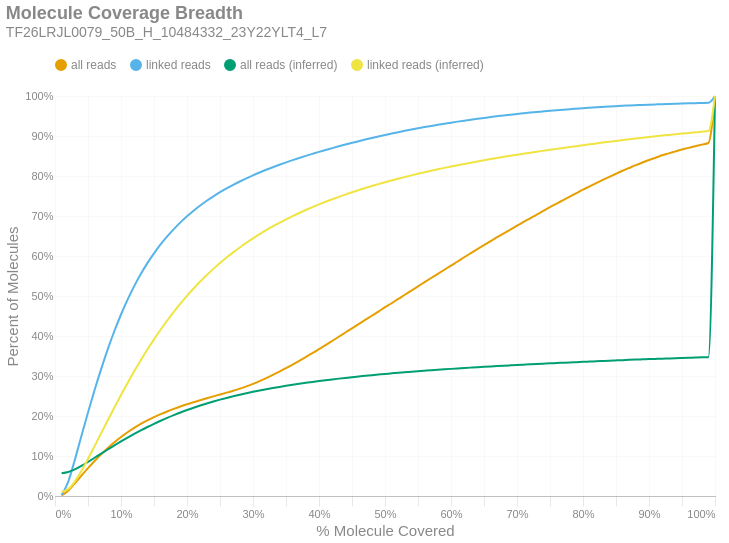

Notebook cell for this chart:
### Markdown cell above
### Molecule Read Coverage
This chart shows molecule coverage breadth as computed by the number of bases aligned to that molecule. In other words, "*how much of each unique long molecule is actually sequenced/aligned?*" Keep in mind there is a distinction between sequences and alignments, since some sequences belonging to a particular molecule may not align well and wouldn't appear in the alignment data. This chart also shows molecule coverage breadth as computed by the *inferred fragment* from which the aligned sequences originate. Unlike read coverage, this calculation takes into account the total insert size, including unsequenced gaps between the forward and reverse reads. Like the previous figures, these are cumulative percents.

### Code cell
if SKIPLR:
    print_html(f"Skipped")
else:
    binned_df = consolidated_hist(valids['coverage_bp'], mask, 0.01, True)
    binned_df_inf = consolidated_hist(valids['coverage_inserts'], mask, 0.01, True)
    binned_df = binned_df.with_columns(pl.lit(binned_df_inf['all reads (cumsum)']).alias('all reads (inferred)'))
    binned_df = binned_df.with_columns(pl.lit(binned_df_inf['linked reads (cumsum)']).alias('linked reads (inferred)'))
    binned_df = binned_df.with_columns(
        (pl.col('bin').cast(pl.Float64) + 0.01).alias('right_edge')
    )

    with SafeRender(binned_df):
        (
            density_plot(binned_df, 'Molecule Coverage Breadth', samplename, 'molcov', ['all reads (inferred)','linked reads (inferred)'])
            .encode(
                #x=alt.X('bin:Q', title="% Molecule Covered").axis(format = '%').scale(padding=0),
                x=alt.X('right_edge:Q', title="% Molecule Covered").axis(format='%').scale(padding=0),
                y=alt.Y('value:Q', title='Percent of Molecules')
                    .axis(format='%')
                    .stack(False)
                    .scale(domainMin=0, padding=0),
                color=alt.Color("key:N").scale(domain = ["all reads", "linked reads", "all reads (inferred)", "linked reads (inferred)"]),
                tooltip = [
                    alt.Tooltip("key:N", title = "Data Type"),
                    alt.Tooltip("range_label:N", title="% Molecule Covered"),
                    alt.Tooltip("value:Q", format = ".2%", title="% Molecules")
                ]
            )
        ).display()

### Figure 1 — Vega-Lite specification as saved in the notebook (floating-point values rounded to 4 significant figures)
{"width": "container", "height": 400, "config": {"title": {"anchor": "start", "dy": -15, "fontSize": 18, "color": "#888888", "subtitleColor": "#888888", "subtitleFontSize": 14}, "arc": {"fill": "#0072B2"}, "axis": {"domainColor": "#888888", "domainWidth": 0.5, "gridWidth": 0.2, "grid": false, "titleFontWeight": 400, "titleFontSize": 15, "labelFontSize": 11, "labelColor": "#888888", "tickColor": "#888888", "tickWidth": 0.2, "titleColor": "#888888"}, "axisBand": {"grid": false}, "axisX": {"grid": true, "tickSize": 10, "domainCap": "round"}, "axisY": {"domain": false, "grid": true, "tickSize": 0, "domainCap": "round"}, "background": "transparent", "header": {"labelFontSize": 15, "labelColor": "#888888", "titleFontSize": 15, "titleFontWeight": 600, "titleColor": "#888888"}, "legend": {"labelFont": "sans-serif", "labelFontSize": 12, "labelColor": "#888888", "symbolSize": 100, "symbolType": "circle", "titleFontSize": 12, "titlePadding": 10, "titleColor": "#888888", "title": null, "orient": "top"}, "range": {"category": ["#E69F00", "#56B4E9", "#009E73", "#F0E442", "#0072B2", "#D55E00", "#CC79A7", "#000000"], "diverging": ["#cfe8f3", "#a2d4ec", "#73bfe2", "#46abdb", "#1696d2", "#12719e"]}, "area": {"fill": "#0072B2", "fillOpacity": 0.7, "line": true, "strokeOpacity": 0.7}, "line": {"color": "#0072B2", "stroke": "#0072B2", "strokeWidth": 2}, "trail": {"color": "#0072B2", "stroke": "#0072B2", "strokeWidth": 0, "size": 1}, "point": {"filled": true, "fillOpacity": 1.0, "size": 95}, "text": {"color": "#888888", "fontSize": 11, "align": "right", "fontWeight": 400, "size": 11}, "bar": {"fill": "#0072B2", "stroke": null}, "view": {"stroke": null, "continuousWidth": 660, "continuousHeight": 400}}, "data": {"name": "data-0806fb9296ad1917a53f7c04c0b97c8c"}, "mark": {"type": "line", "interpolate": "monotone", "point": {"opacity": 0, "size": 275}}, "encoding": {"color": {"field": "key", "scale": {"domain": ["all reads", "linked reads", "all reads (inferred)", "linked reads (inferred)"]}, "type": "nominal"}, "tooltip": [{"field": "key", "title": "Data Type", "type": "nominal"}, {"field": "range_label", "title": "% Molecule Covered", "type": "nominal"}, {"field": "value", "format": ".2%", "title": "% Molecules", "type": "quantitative"}], "x": {"axis": {"format": "%"}, "field": "right_edge", "scale": {"padding": 0}, "title": "% Molecule Covered", "type": "quantitative"}, "y": {"axis": {"format": "%"}, "field": "value", "scale": {"domainMin": 0, "padding": 0}, "stack": false, "title": "Percent of Molecules", "type": "quantitative"}}, "params": [{"name": "param_c36ac31b6afebe62", "select": {"type": "point", "fields": ["key"]}, "bind": "legend"}], "title": {"text": "Molecule Coverage Breadth", "subtitle": "TF26LRJL0079_50B_H_10484332_23Y22YLT4_L7"}, "transform": [{"fold": ["all reads (cumsum)", "linked reads (cumsum)", "all reads (inferred)", "linked reads (inferred)"]}, {"calculate": "replace(datum.key, ' (cumsum)', '')", "as": "key"}, {"filter": {"param": "param_c36ac31b6afebe62"}}], "usermeta": {"embedOptions": {"downloadFileName": "TF26LRJL0079_50B_H_10484332_23Y22YLT4_L7.molcov"}}, "$schema": "https://vega.github.io/schema/vega-lite/v6.4.1.json", "datasets": {"data-0806fb9296ad1917a53f7c04c0b97c8c": [{"bin": "0.0", "interval": "0.0-0.01", "all reads": 0.001295, "linked reads": 0.002507, "all reads (cumsum)": 0.001295, "linked reads (cumsum)": 0.002507, "range_label": "0.0-0.01", "all reads (inferred)": 0.05704, "linked reads (inferred)": 0.00986, "right_edge": 0.01}, {"bin": "0.01", "interval": "0.01-0.02", "all reads": 0.01179, "linked reads": 0.03303, "all reads (cumsum)": 0.01309, "linked reads (cumsum)": 0.03554, "range_label": "0.01-0.02", "all reads (inferred)": 0.06009, "linked reads (inferred)": 0.01731, "right_edge": 0.02}, {"bin": "0.02", "interval": "0.02-0.03", "all reads": 0.01826, "linked reads": 0.05456, "all reads (cumsum)": 0.03135, "linked reads (cumsum)": 0.0901, "range_label": "0.02-0.03", "all reads (inferred)": 0.06658, "linked reads (inferred)": 0.03602, "right_edge": 0.03}, {"bin": "0.03", "interval": "0.03-0.04", "all reads": 0.01941, "linked reads": 0.05993, "all reads (cumsum)": 0.05076, "linked reads (cumsum)": 0.15, "range_label": "0.03-0.04", "all reads (inferred)": 0.07531, "linked reads (inferred)": 0.06238, "right_edge": 0.04}, {"bin": "0.04", "interval": "0.04-0.05", "all reads": 0.01881, "linked reads": 0.0586, "all reads (cumsum)": 0.06957, "linked reads (cumsum)": 0.2086, "range_label": "0.04-0.05", "all reads (inferred)": 0.08524, "linked reads (inferred)": 0.09268, "right_edge": 0.05}, {"bin": "0.05", "interval": "0.05-0.06", "all reads": 0.01798, "linked reads": 0.05635, "all reads (cumsum)": 0.08756, "linked reads (cumsum)": 0.265, "range_label": "0.05-0.06", "all reads (inferred)": 0.0956, "linked reads (inferred)": 0.1247, "right_edge": 0.06}, {"bin": "0.06", "interval": "0.06-0.07", "all reads": 0.0168, "linked reads": 0.05274, "all reads (cumsum)": 0.1044, "linked reads (cumsum)": 0.3177, "range_label": "0.06-0.07", "all reads (inferred)": 0.106, "linked reads (inferred)": 0.1572, "right_edge": 0.07}, {"bin": "0.07", "interval": "0.07-0.08", "all reads": 0.01573, "linked reads": 0.04956, "all reads (cumsum)": 0.1201, "linked reads (cumsum)": 0.3673, "range_label": "0.07-0.08", "all reads (inferred)": 0.1163, "linked reads (inferred)": 0.1894, "right_edge": 0.08}, {"bin": "0.08", "interval": "0.08-0.09", "all reads": 0.01437, "linked reads": 0.0452, "all reads (cumsum)": 0.1345, "linked reads (cumsum)": 0.4125, "range_label": "0.08-0.09", "all reads (inferred)": 0.1265, "linked reads (inferred)": 0.2213, "right_edge": 0.09}, {"bin": "0.09", "interval": "0.09-0.1", "all reads": 0.01313, "linked reads": 0.04125, "all reads (cumsum)": 0.1476, "linked reads (cumsum)": 0.4537, "range_label": "0.09-0.1", "all reads (inferred)": 0.1364, "linked reads (inferred)": 0.2523, "right_edge": 0.1}, {"bin": "0.1", "interval": "0.1-0.11", "all reads": 0.01191, "linked reads": 0.03729, "all reads (cumsum)": 0.1595, "linked reads (cumsum)": 0.491, "range_label": "0.1-0.11", "all reads (inferred)": 0.1459, "linked reads (inferred)": 0.2824, "right_edge": 0.11}, {"bin": "0.11", "interval": "0.11-0.12", "all reads": 0.01079, "linked reads": 0.03365, "all reads (cumsum)": 0.1703, "linked reads (cumsum)": 0.5247, "range_label": "0.11-0.12", "all reads (inferred)": 0.1552, "linked reads (inferred)": 0.3116, "right_edge": 0.12}, {"bin": "0.12", "interval": "0.12-0.13", "all reads": 0.009788, "linked reads": 0.0303, "all reads (cumsum)": 0.1801, "linked reads (cumsum)": 0.555, "range_label": "0.12-0.13", "all reads (inferred)": 0.164, "linked reads (inferred)": 0.3395, "right_edge": 0.13}, {"bin": "0.13", "interval": "0.13-0.14", "all reads": 0.008885, "linked reads": 0.02728, "all reads (cumsum)": 0.189, "linked reads (cumsum)": 0.5822, "range_label": "0.13-0.14", "all reads (inferred)": 0.1725, "linked reads (inferred)": 0.3662, "right_edge": 0.14}, {"bin": "0.14", "interval": "0.14-0.15", "all reads": 0.008084, "linked reads": 0.02445, "all reads (cumsum)": 0.197, "linked reads (cumsum)": 0.6067, "range_label": "0.14-0.15", "all reads (inferred)": 0.1805, "linked reads (inferred)": 0.3915, "right_edge": 0.15}, {"bin": "0.15", "interval": "0.15-0.16", "all reads": 0.007453, "linked reads": 0.02224, "all reads (cumsum)": 0.2045, "linked reads (cumsum)": 0.6289, "range_label": "0.15-0.16", "all reads (inferred)": 0.1882, "linked reads (inferred)": 0.4158, "right_edge": 0.16}, {"bin": "0.16", "interval": "0.16-0.17", "all reads": 0.006832, "linked reads": 0.02007, "all reads (cumsum)": 0.2113, "linked reads (cumsum)": 0.649, "range_label": "0.16-0.17", "all reads (inferred)": 0.1954, "linked reads (inferred)": 0.4388, "right_edge": 0.17}, {"bin": "0.17", "interval": "0.17-0.18", "all reads": 0.006362, "linked reads": 0.01832, "all reads (cumsum)": 0.2177, "linked reads (cumsum)": 0.6673, "range_label": "0.17-0.18", "all reads (inferred)": 0.2023, "linked reads (inferred)": 0.4605, "right_edge": 0.18}, {"bin": "0.18", "interval": "0.18-0.19", "all reads": 0.005959, "linked reads": 0.01678, "all reads (cumsum)": 0.2237, "linked reads (cumsum)": 0.6841, "range_label": "0.18-0.19", "all reads (inferred)": 0.2088, "linked reads (inferred)": 0.4811, "right_edge": 0.19}, {"bin": "0.19", "interval": "0.19-0.2", "all reads": 0.005593, "linked reads": 0.01531, "all reads (cumsum)": 0.2292, "linked reads (cumsum)": 0.6994, "range_label": "0.19-0.2", "all reads (inferred)": 0.215, "linked reads (inferred)": 0.5005, "right_edge": 0.2}, {"bin": "0.2", "interval": "0.2-0.21", "all reads": 0.005193, "linked reads": 0.01389, "all reads (cumsum)": 0.2344, "linked reads (cumsum)": 0.7133, "range_label": "0.2-0.21", "all reads (inferred)": 0.2207, "linked reads (inferred)": 0.5188, "right_edge": 0.21}, {"bin": "0.21", "interval": "0.21-0.22", "all reads": 0.005009, "linked reads": 0.01294, "all reads (cumsum)": 0.2394, "linked reads (cumsum)": 0.7262, "range_label": "0.21-0.22", "all reads (inferred)": 0.2262, "linked reads (inferred)": 0.5361, "right_edge": 0.22}, {"bin": "0.22", "interval": "0.22-0.23", "all reads": 0.004829, "linked reads": 0.01188, "all reads (cumsum)": 0.2443, "linked reads (cumsum)": 0.7381, "range_label": "0.22-0.23", "all reads (inferred)": 0.2314, "linked reads (inferred)": 0.5524, "right_edge": 0.23}, {"bin": "0.23", "interval": "0.23-0.24", "all reads": 0.004764, "linked reads": 0.01103, "all reads (cumsum)": 0.249, "linked reads (cumsum)": 0.7491, "range_label": "0.23-0.24", "all reads (inferred)": 0.2363, "linked reads (inferred)": 0.5678, "right_edge": 0.24}, {"bin": "0.24", "interval": "0.24-0.25", "all reads": 0.004721, "linked reads": 0.01031, "all reads (cumsum)": 0.2538, "linked reads (cumsum)": 0.7595, "range_label": "0.24-0.25", "all reads (inferred)": 0.2409, "linked reads (inferred)": 0.5824, "right_edge": 0.25}, {"bin": "0.25", "interval": "0.25-0.26", "all reads": 0.004598, "linked reads": 0.009451, "all reads (cumsum)": 0.2584, "linked reads (cumsum)": 0.7689, "range_label": "0.25-0.26", "all reads (inferred)": 0.2452, "linked reads (inferred)": 0.596, "right_edge": 0.26}, {"bin": "0.26", "interval": "0.26-0.27", "all reads": 0.004829, "linked reads": 0.008941, "all reads (cumsum)": 0.2632, "linked reads (cumsum)": 0.7778, "range_label": "0.26-0.27", "all reads (inferred)": 0.2493, "linked reads (inferred)": 0.609, "right_edge": 0.27}, {"bin": "0.27", "interval": "0.27-0.28", "all reads": 0.005164, "linked reads": 0.008424, "all reads (cumsum)": 0.2684, "linked reads (cumsum)": 0.7863, "range_label": "0.27-0.28", "all reads (inferred)": 0.2532, "linked reads (inferred)": 0.6214, "right_edge": 0.28}, {"bin": "0.28", "interval": "0.28-0.29", "all reads": 0.005682, "linked reads": 0.007985, "all reads (cumsum)": 0.274, "linked reads (cumsum)": 0.7943, "range_label": "0.28-0.29", "all reads (inferred)": 0.2569, "linked reads (inferred)": 0.633, "right_edge": 0.29}, {"bin": "0.29", "interval": "0.29-0.3", "all reads": 0.006209, "linked reads": 0.007437, "all reads (cumsum)": 0.2802, "linked reads (cumsum)": 0.8017, "range_label": "0.29-0.3", "all reads (inferred)": 0.2604, "linked reads (inferred)": 0.6441, "right_edge": 0.3}, {"bin": "0.3", "interval": "0.3-0.31", "all reads": 0.006925, "linked reads": 0.007152, "all reads (cumsum)": 0.2872, "linked reads (cumsum)": 0.8088, "range_label": "0.3-0.31", "all reads (inferred)": 0.2637, "linked reads (inferred)": 0.6546, "right_edge": 0.31}, {"bin": "0.31", "interval": "0.31-0.32", "all reads": 0.007625, "linked reads": 0.006777, "all reads (cumsum)": 0.2948, "linked reads (cumsum)": 0.8156, "range_label": "0.31-0.32", "all reads (inferred)": 0.2669, "linked reads (inferred)": 0.6645, "right_edge": 0.32}, {"bin": "0.32", "interval": "0.32-0.33", "all reads": 0.008035, "linked reads": 0.006337, "all reads (cumsum)": 0.3028, "linked reads (cumsum)": 0.822, "range_label": "0.32-0.33", "all reads (inferred)": 0.2699, "linked reads (inferred)": 0.674, "right_edge": 0.33}, {"bin": "0.33", "interval": "0.33-0.34", "all reads": 0.008241, "linked reads": 0.006103, "all reads (cumsum)": 0.3111, "linked reads (cumsum)": 0.8281, "range_label": "0.33-0.34", "all reads (inferred)": 0.2728, "linked reads (inferred)": 0.683, "right_edge": 0.34}, {"bin": "0.34", "interval": "0.34-0.35", "all reads": 0.008561, "linked reads": 0.005817, "all reads (cumsum)": 0.3196, "linked reads (cumsum)": 0.8339, "range_label": "0.34-0.35", "all reads (inferred)": 0.2755, "linked reads (inferred)": 0.6915, "right_edge": 0.35}, {"bin": "0.35", "interval": "0.35-0.36", "all reads": 0.009025, "linked reads": 0.005689, "all reads (cumsum)": 0.3287, "linked reads (cumsum)": 0.8396, "range_label": "0.35-0.36", "all reads (inferred)": 0.2781, "linked reads (inferred)": 0.6997, "right_edge": 0.36}, {"bin": "0.36", "interval": "0.36-0.37", "all reads": 0.009257, "linked reads": 0.005428, "all reads (cumsum)": 0.3379, "linked reads (cumsum)": 0.845, "range_label": "0.36-0.37", "all reads (inferred)": 0.2805, "linked reads (inferred)": 0.7075, "right_edge": 0.37}, {"bin": "0.37", "interval": "0.37-0.38", "all reads": 0.009466, "linked reads": 0.005254, "all reads (cumsum)": 0.3474, "linked reads (cumsum)": 0.8502, "range_label": "0.37-0.38", "all reads (inferred)": 0.2829, "linked reads (inferred)": 0.7149, "right_edge": 0.38}, {"bin": "0.38", "interval": "0.38-0.39", "all reads": 0.009612, "linked reads": 0.005058, "all reads (cumsum)": 0.357, "linked reads (cumsum)": 0.8553, "range_label": "0.38-0.39", "all reads (inferred)": 0.2852, "linked reads (inferred)": 0.7221, "right_edge": 0.39}, {"bin": "0.39", "interval": "0.39-0.4", "all reads": 0.01003, "linked reads": 0.004961, "all reads (cumsum)": 0.367, "linked reads (cumsum)": 0.8603, "range_label": "0.39-0.4", "all reads (inferred)": 0.2874, "linked reads (inferred)": 0.729, "right_edge": 0.4}, {"bin": "0.4", "interval": "0.4-0.41", "all reads": 0.01002, "linked reads": 0.004678, "all reads (cumsum)": 0.377, "linked reads (cumsum)": 0.8649, "range_label": "0.4-0.41", "all reads (inferred)": 0.2895, "linked reads (inferred)": 0.7355, "right_edge": 0.41}, {"bin": "0.41", "interval": "0.41-0.42", "all reads": 0.01049, "linked reads": 0.004746, "all reads (cumsum)": 0.3875, "linked reads (cumsum)": 0.8697, "range_label": "0.41-0.42", "all reads (inferred)": 0.2915, "linked reads (inferred)": 0.7418, "right_edge": 0.42}, {"bin": "0.42", "interval": "0.42-0.43", "all reads": 0.01064, "linked reads": 0.00455, "all reads (cumsum)": 0.3982, "linked reads (cumsum)": 0.8742, "range_label": "0.42-0.43", "all reads (inferred)": 0.2934, "linked reads (inferred)": 0.7479, "right_edge": 0.43}, {"bin": "0.43", "interval": "0.43-0.44", "all reads": 0.01053, "linked reads": 0.004417, "all reads (cumsum)": 0.4087, "linked reads (cumsum)": 0.8787, "range_label": "0.43-0.44", "all reads (inferred)": 0.2953, "linked reads (inferred)": 0.7537, "right_edge": 0.44}, {"bin": "0.44", "interval": "0.44-0.45", "all reads": 0.01054, "linked reads": 0.004244, "all reads (cumsum)": 0.4192, "linked reads (cumsum)": 0.8829, "range_label": "0.44-0.45", "all reads (inferred)": 0.2971, "linked reads (inferred)": 0.7593, "right_edge": 0.45}, {"bin": "0.45", "interval": "0.45-0.46", "all reads": 0.01045, "linked reads": 0.004208, "all reads (cumsum)": 0.4297, "linked reads (cumsum)": 0.8871, "range_label": "0.45-0.46", "all reads (inferred)": 0.2988, "linked reads (inferred)": 0.7647, "right_edge": 0.46}, {"bin": "0.46", "interval": "0.46-0.47", "all reads": 0.01039, "linked reads": 0.004024, "all reads (cumsum)": 0.4401, "linked reads (cumsum)": 0.8911, "range_label": "0.46-0.47", "all reads (inferred)": 0.3005, "linked reads (inferred)": 0.77, "right_edge": 0.47}, {"bin": "0.47", "interval": "0.47-0.48", "all reads": 0.01055, "linked reads": 0.003911, "all reads (cumsum)": 0.4506, "linked reads (cumsum)": 0.895, "range_label": "0.47-0.48", "all reads (inferred)": 0.3021, "linked reads (inferred)": 0.775, "right_edge": 0.48}, {"bin": "0.48", "interval": "0.48-0.49", "all reads": 0.0102, "linked reads": 0.003789, "all reads (cumsum)": 0.4608, "linked reads (cumsum)": 0.8988, "range_label": "0.48-0.49", "all reads (inferred)": 0.3036, "linked reads (inferred)": 0.7797, "right_edge": 0.49}, {"bin": "0.49", "interval": "0.49-0.5", "all reads": 0.01125, "linked reads": 0.003788, "all reads (cumsum)": 0.4721, "linked reads (cumsum)": 0.9026, "range_label": "0.49-0.5", "all reads (inferred)": 0.3052, "linked reads (inferred)": 0.7845, "right_edge": 0.5}, {"bin": "0.5", "interval": "0.5-0.51", "all reads": 0.009728, "linked reads": 0.003486, "all reads (cumsum)": 0.4818, "linked reads (cumsum)": 0.9061, "range_label": "0.5-0.51", "all reads (inferred)": 0.3066, "linked reads (inferred)": 0.789, "right_edge": 0.51}, {"bin": "0.51", "interval": "0.51-0.52", "all reads": 0.01082, "linked reads": 0.003424, "all reads (cumsum)": 0.4926, "linked reads (cumsum)": 0.9095, "range_label": "0.51-0.52", "all reads (inferred)": 0.308, "linked reads (inferred)": 0.7933, "right_edge": 0.52}, {"bin": "0.52", "interval": "0.52-0.53", "all reads": 0.01044, "linked reads": 0.003343, "all reads (cumsum)": 0.5031, "linked reads (cumsum)": 0.9129, "range_label": "0.52-0.53", "all reads (inferred)": 0.3093, "linked reads (inferred)": 0.7975, "right_edge": 0.53}, {"bin": "0.53", "interval": "0.53-0.54", "all reads": 0.01058, "linked reads": 0.003242, "all reads (cumsum)": 0.5137, "linked reads (cumsum)": 0.9161, "range_label": "0.53-0.54", "all reads (inferred)": 0.3107, "linked reads (inferred)": 0.8016, "right_edge": 0.54}, {"bin": "0.54", "interval": "0.54-0.55", "all reads": 0.01033, "linked reads": 0.003131, "all reads (cumsum)": 0.524, "linked reads (cumsum)": 0.9192, "range_label": "0.54-0.55", "all reads (inferred)": 0.312, "linked reads (inferred)": 0.8056, "right_edge": 0.55}, {"bin": "0.55", "interval": "0.55-0.56", "all reads": 0.01065, "linked reads": 0.003026, "all reads (cumsum)": 0.5346, "linked reads (cumsum)": 0.9223, "range_label": "0.55-0.56", "all reads (inferred)": 0.3132, "linked reads (inferred)": 0.8095, "right_edge": 0.56}, {"bin": "0.56", "interval": "0.56-0.57", "all reads": 0.01034, "linked reads": 0.002942, "all reads (cumsum)": 0.545, "linked reads (cumsum)": 0.9252, "range_label": "0.56-0.57", "all reads (inferred)": 0.3144, "linked reads (inferred)": 0.8133, "right_edge": 0.57}, {"bin": "0.57", "interval": "0.57-0.58", "all reads": 0.01016, "linked reads": 0.00278, "all reads (cumsum)": 0.5551, "linked reads (cumsum)": 0.928, "range_label": "0.57-0.58", "all reads (inferred)": 0.3156, "linked reads (inferred)": 0.8168, "right_edge": 0.58}, {"bin": "0.58", "interval": "0.58-0.59", "all reads": 0.01043, "linked reads": 0.002719, "all reads (cumsum)": 0.5656, "linked reads (cumsum)": 0.9307, "range_label": "0.58-0.59", "all reads (inferred)": 0.3167, "linked reads (inferred)": 0.8204, "right_edge": 0.59}, {"bin": "0.59", "interval": "0.59-0.6", "all reads": 0.01056, "linked reads": 0.002681, "all reads (cumsum)": 0.5761, "linked reads (cumsum)": 0.9334, "range_label": "0.59-0.6", "all reads (inferred)": 0.3178, "linked reads (inferred)": 0.8237, "right_edge": 0.6}, {"bin": "0.6", "interval": "0.6-0.61", "all reads": 0.01013, "linked reads": 0.002535, "all reads (cumsum)": 0.5863, "linked reads (cumsum)": 0.9359, "range_label": "0.6-0.61", "all reads (inferred)": 0.3189, "linked reads (inferred)": 0.8271, "right_edge": 0.61}, {"bin": "0.61", "interval": "0.61-0.62", "all reads": 0.01057, "linked reads": 0.002442, "all reads (cumsum)": 0.5968, "linked reads (cumsum)": 0.9384, "range_label": "0.61-0.62", "all reads (inferred)": 0.3199, "linked reads (inferred)": 0.8302, "right_edge": 0.62}, {"bin": "0.62", "interval": "0.62-0.63", "all reads": 0.0102, "linked reads": 0.002372, "all reads (cumsum)": 0.607, "linked reads (cumsum)": 0.9407, "range_label": "0.62-0.63", "all reads (inferred)": 0.3209, "linked reads (inferred)": 0.8333, "right_edge": 0.63}, {"bin": "0.63", "interval": "0.63-0.64", "all reads": 0.01014, "linked reads": 0.002278, "all reads (cumsum)": 0.6172, "linked reads (cumsum)": 0.943, "range_label": "0.63-0.64", "all reads (inferred)": 0.3219, "linked reads (inferred)": 0.8364, "right_edge": 0.64}, {"bin": "0.64", "interval": "0.64-0.65", "all reads": 0.009961, "linked reads": 0.002184, "all reads (cumsum)": 0.6271, "linked reads (cumsum)": 0.9452, "range_label": "0.64-0.65", "all reads (inferred)": 0.3229, "linked reads (inferred)": 0.8394, "right_edge": 0.65}, {"bin": "0.65", "interval": "0.65-0.66", "all reads": 0.01019, "linked reads": 0.002179, "all reads (cumsum)": 0.6373, "linked reads (cumsum)": 0.9474, "range_label": "0.65-0.66", "all reads (inferred)": 0.3239, "linked reads (inferred)": 0.8423, "right_edge": 0.66}, {"bin": "0.66", "interval": "0.66-0.67", "all reads": 0.00967, "linked reads": 0.002041, "all reads (cumsum)": 0.647, "linked reads (cumsum)": 0.9494, "range_label": "0.66-0.67", "all reads (inferred)": 0.3248, "linked reads (inferred)": 0.8452, "right_edge": 0.67}, {"bin": "0.67", "interval": "0.67-0.68", "all reads": 0.009728, "linked reads": 0.001982, "all reads (cumsum)": 0.6567, "linked reads (cumsum)": 0.9514, "range_label": "0.67-0.68", "all reads (inferred)": 0.3258, "linked reads (inferred)": 0.8479, "right_edge": 0.68}, {"bin": "0.68", "interval": "0.68-0.69", "all reads": 0.009478, "linked reads": 0.001821, "all reads (cumsum)": 0.6662, "linked reads (cumsum)": 0.9532, "range_label": "0.68-0.69", "all reads (inferred)": 0.3266, "linked reads (inferred)": 0.8506, "right_edge": 0.69}, {"bin": "0.69", "interval": "0.69-0.7", "all reads": 0.009636, "linked reads": 0.001856, "all reads (cumsum)": 0.6758, "linked reads (cumsum)": 0.9551, "range_label": "0.69-0.7", "all reads (inferred)": 0.3275, "linked reads (inferred)": 0.8532, "right_edge": 0.7}, {"bin": "0.7", "interval": "0.7-0.71", "all reads": 0.009267, "linked reads": 0.001746, "all reads (cumsum)": 0.6851, "linked reads (cumsum)": 0.9568, "range_label": "0.7-0.71", "all reads (inferred)": 0.3284, "linked reads (inferred)": 0.8557, "right_edge": 0.71}, {"bin": "0.71", "interval": "0.71-0.72", "all reads": 0.009227, "linked reads": 0.001702, "all reads (cumsum)": 0.6943, "linked reads (cumsum)": 0.9585, "range_label": "0.71-0.72", "all reads (inferred)": 0.3292, "linked reads (inferred)": 0.8583, "right_edge": 0.72}, {"bin": "0.72", "interval": "0.72-0.73", "all reads": 0.009376, "linked reads": 0.001604, "all reads (cumsum)": 0.7037, "linked reads (cumsum)": 0.9601, "range_label": "0.72-0.73", "all reads (inferred)": 0.33, "linked reads (inferred)": 0.8607, "right_edge": 0.73}, {"bin": "0.73", "interval": "0.73-0.74", "all reads": 0.008998, "linked reads": 0.001521, "all reads (cumsum)": 0.7127, "linked reads (cumsum)": 0.9617, "range_label": "0.73-0.74", "all reads (inferred)": 0.3308, "linked reads (inferred)": 0.8631, "right_edge": 0.74}, {"bin": "0.74", "interval": "0.74-0.75", "all reads": 0.009473, "linked reads": 0.001491, "all reads (cumsum)": 0.7222, "linked reads (cumsum)": 0.9631, "range_label": "0.74-0.75", "all reads (inferred)": 0.3316, "linked reads (inferred)": 0.8655, "right_edge": 0.75}, {"bin": "0.75", "interval": "0.75-0.76", "all reads": 0.00873, "linked reads": 0.001396, "all reads (cumsum)": 0.7309, "linked reads (cumsum)": 0.9645, "range_label": "0.75-0.76", "all reads (inferred)": 0.3324, "linked reads (inferred)": 0.8678, "right_edge": 0.76}, {"bin": "0.76", "interval": "0.76-0.77", "all reads": 0.008862, "linked reads": 0.001333, "all reads (cumsum)": 0.7398, "linked reads (cumsum)": 0.9659, "range_label": "0.76-0.77", "all reads (inferred)": 0.3332, "linked reads (inferred)": 0.8701, "right_edge": 0.77}, {"bin": "0.77", "interval": "0.77-0.78", "all reads": 0.008658, "linked reads": 0.001271, "all reads (cumsum)": 0.7484, "linked reads (cumsum)": 0.9671, "range_label": "0.77-0.78", "all reads (inferred)": 0.3339, "linked reads (inferred)": 0.8724, "right_edge": 0.78}, {"bin": "0.78", "interval": "0.78-0.79", "all reads": 0.008545, "linked reads": 0.00122, "all reads (cumsum)": 0.757, "linked reads (cumsum)": 0.9684, "range_label": "0.78-0.79", "all reads (inferred)": 0.3347, "linked reads (inferred)": 0.8747, "right_edge": 0.79}, {"bin": "0.79", "interval": "0.79-0.8", "all reads": 0.008821, "linked reads": 0.001238, "all reads (cumsum)": 0.7658, "linked reads (cumsum)": 0.9696, "range_label": "0.79-0.8", "all reads (inferred)": 0.3354, "linked reads (inferred)": 0.8769, "right_edge": 0.8}, {"bin": "0.8", "interval": "0.8-0.81", "all reads": 0.008122, "linked reads": 0.001086, "all reads (cumsum)": 0.7739, "linked reads (cumsum)": 0.9707, "range_label": "0.8-0.81", "all reads (inferred)": 0.3361, "linked reads (inferred)": 0.8791, "right_edge": 0.81}, {"bin": "0.81", "interval": "0.81-0.82", "all reads": 0.008107, "linked reads": 0.001046, "all reads (cumsum)": 0.782, "linked reads (cumsum)": 0.9717, "range_label": "0.81-0.82", "all reads (inferred)": 0.3369, "linked reads (inferred)": 0.8813, "right_edge": 0.82}, {"bin": "0.82", "interval": "0.82-0.83", "all reads": 0.008189, "linked reads": 0.0009876, "all reads (cumsum)": 0.7902, "linked reads (cumsum)": 0.9727, "range_label": "0.82-0.83", "all reads (inferred)": 0.3376, "linked reads (inferred)": 0.8835, "right_edge": 0.83}, {"bin": "0.83", "interval": "0.83-0.84", "all reads": 0.007859, "linked reads": 0.0009754, "all reads (cumsum)": 0.7981, "linked reads (cumsum)": 0.9737, "range_label": "0.83-0.84", "all reads (inferred)": 0.3383, "linked reads (inferred)": 0.8856, "right_edge": 0.84}, {"bin": "0.84", "interval": "0.84-0.85", "all reads": 0.007567, "linked reads": 0.0009003, "all reads (cumsum)": 0.8056, "linked reads (cumsum)": 0.9746, "range_label": "0.84-0.85", "all reads (inferred)": 0.339, "linked reads (inferred)": 0.8877, "right_edge": 0.85}, {"bin": "0.85", "interval": "0.85-0.86", "all reads": 0.007422, "linked reads": 0.0008874, "all reads (cumsum)": 0.813, "linked reads (cumsum)": 0.9755, "range_label": "0.85-0.86", "all reads (inferred)": 0.3397, "linked reads (inferred)": 0.8898, "right_edge": 0.86}, {"bin": "0.86", "interval": "0.86-0.87", "all reads": 0.007048, "linked reads": 0.0007622, "all reads (cumsum)": 0.8201, "linked reads (cumsum)": 0.9763, "range_label": "0.86-0.87", "all reads (inferred)": 0.3403, "linked reads (inferred)": 0.8918, "right_edge": 0.87}, {"bin": "0.87", "interval": "0.87-0.88", "all reads": 0.006973, "linked reads": 0.0007538, "all reads (cumsum)": 0.8271, "linked reads (cumsum)": 0.977, "range_label": "0.87-0.88", "all reads (inferred)": 0.341, "linked reads (inferred)": 0.8938, "right_edge": 0.88}, {"bin": "0.88", "interval": "0.88-0.89", "all reads": 0.006559, "linked reads": 0.0007408, "all reads (cumsum)": 0.8336, "linked reads (cumsum)": 0.9777, "range_label": "0.88-0.89", "all reads (inferred)": 0.3416, "linked reads (inferred)": 0.8957, "right_edge": 0.89}, {"bin": "0.89", "interval": "0.89-0.9", "all reads": 0.006372, "linked reads": 0.0006514, "all reads (cumsum)": 0.84, "linked reads (cumsum)": 0.9784, "range_label": "0.89-0.9", "all reads (inferred)": 0.3422, "linked reads (inferred)": 0.8976, "right_edge": 0.9}, {"bin": "0.9", "interval": "0.9-0.91", "all reads": 0.00566, "linked reads": 0.000623, "all reads (cumsum)": 0.8457, "linked reads (cumsum)": 0.979, "range_label": "0.9-0.91", "all reads (inferred)": 0.3428, "linked reads (inferred)": 0.8993, "right_edge": 0.91}, {"bin": "0.91", "interval": "0.91-0.92", "all reads": 0.006083, "linked reads": 0.0006213, "all reads (cumsum)": 0.8517, "linked reads (cumsum)": 0.9796, "range_label": "0.91-0.92", "all reads (inferred)": 0.3434, "linked reads (inferred)": 0.9011, "right_edge": 0.92}, {"bin": "0.92", "interval": "0.92-0.93", "all reads": 0.004851, "linked reads": 0.0005392, "all reads (cumsum)": 0.8566, "linked reads (cumsum)": 0.9802, "range_label": "0.92-0.93", "all reads (inferred)": 0.3439, "linked reads (inferred)": 0.9027, "right_edge": 0.93}, {"bin": "0.93", "interval": "0.93-0.94", "all reads": 0.004968, "linked reads": 0.0005203, "all reads (cumsum)": 0.8616, "linked reads (cumsum)": 0.9807, "range_label": "0.93-0.94", "all reads (inferred)": 0.3445, "linked reads (inferred)": 0.9044, "right_edge": 0.94}, {"bin": "0.94", "interval": "0.94-0.95", "all reads": 0.004921, "linked reads": 0.0004901, "all reads (cumsum)": 0.8665, "linked reads (cumsum)": 0.9812, "range_label": "0.94-0.95", "all reads (inferred)": 0.345, "linked reads (inferred)": 0.906, "right_edge": 0.95}, {"bin": "0.95", "interval": "0.95-0.96", "all reads": 0.003842, "linked reads": 0.0004582, "all reads (cumsum)": 0.8703, "linked reads (cumsum)": 0.9816, "range_label": "0.95-0.96", "all reads (inferred)": 0.3455, "linked reads (inferred)": 0.9075, "right_edge": 0.96}, {"bin": "0.96", "interval": "0.96-0.97", "all reads": 0.004165, "linked reads": 0.0004288, "all reads (cumsum)": 0.8745, "linked reads (cumsum)": 0.9821, "range_label": "0.96-0.97", "all reads (inferred)": 0.346, "linked reads (inferred)": 0.9091, "right_edge": 0.97}, {"bin": "0.97", "interval": "0.97-0.98", "all reads": 0.003967, "linked reads": 0.0003822, "all reads (cumsum)": 0.8785, "linked reads (cumsum)": 0.9825, "range_label": "0.97-0.98", "all reads (inferred)": 0.3466, "linked reads (inferred)": 0.9106, "right_edge": 0.98}, {"bin": "0.98", "interval": "0.98-0.99", "all reads": 0.004018, "linked reads": 0.0004028, "all reads (cumsum)": 0.8825, "linked reads (cumsum)": 0.9829, "range_label": "0.98-0.99", "all reads (inferred)": 0.3472, "linked reads (inferred)": 0.9123, "right_edge": 0.99}, {"bin": "0.99", "interval": "0.99-1.0", "all reads": 0.1175, "linked reads": 0.01714, "all reads (cumsum)": 1.0, "linked reads (cumsum)": 1.0, "range_label": "0.99-1.0", "all reads (inferred)": 1.0, "linked reads (inferred)": 1.0, "right_edge": 1.0}]}}
